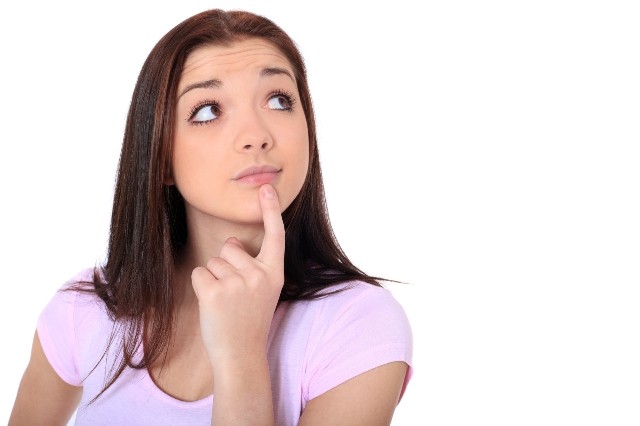
#> input picture pessoas/faceolho.jpg, 640 x 426 px
$ python exemplo2.py
#> lines starting #> are read from the running program, lines starting #| are printed output that depends on the picture; after the words box and inside, x2 and y2 are one past the last pixel; in counts of white or black regions, pixels touching at a corner belong together
import cv2

classificadorFace = cv2.CascadeClassifier('cascades/haarcascade_frontalface_default.xml')
classificadorOlhos = cv2.CascadeClassifier('cascades/haarcascade_eye.xml') #Neste segundo exemplo, desejamos detectar rostos e olhos na foto. Para isso, adicionamos um segundo classificador para os olhos.

imagem = cv2.imread('pessoas/faceolho.jpg')
#> imagem is the input picture: shape (426, 640, 3); mean B, G, R 209.9, 210.1, 224.3
imagemCinza = cv2.cvtColor(imagem, cv2.COLOR_BGR2GRAY)
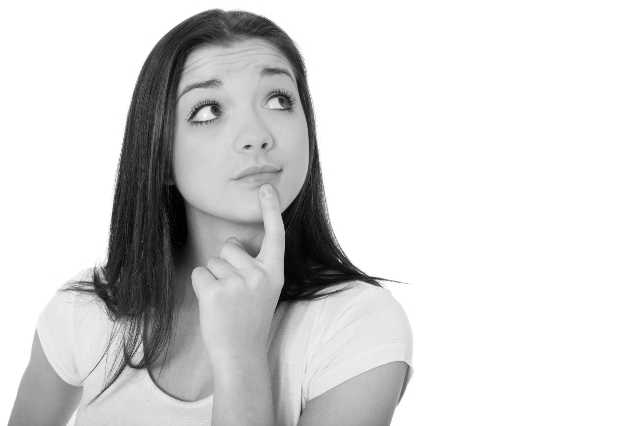
#> imagemCinza: shape (426, 640); min 0, max 255, mean 214.3

facesDetectadas = classificadorFace.detectMultiScale(imagemCinza)
#> facesDetectadas = [[156, 41, 177, 177]]

for(x,y,l,a) in facesDetectadas:
    imagem = cv2.rectangle(imagem,(x,y),(x+l, y+a),(0,0,255),2)
    regiao = imagem[y:y + a, x:x + l] #Aqui, definimos a imagem para somente a parte que foi detectada da face
    regiaoCinzaOlho = cv2.cvtColor(regiao, cv2.COLOR_BGR2GRAY) #Convertemos a matriz dos olhos para a escala de cinza
    olhosDetectados = classificadorOlhos.detectMultiScale(regiaoCinzaOlho, scaleFactor=1.1, minNeighbors = 8) #E em seguida, utilizamos o classificador para detectar os olhos.
    print(olhosDetectados)
    for(ox, oy, ol, oa) in olhosDetectados: #Agora vamos desenhar os quadrados dos olhos
        cv2.rectangle(regiao,(ox,oy),(ox+ol,oy+oa),(0,0,255),2)
#> this loop made 1 pass
#> (x, y, l, a, olhosDetectados) on pass 1: (156, 41, 177, 177, [[100, 36, 45, 45], [23, 43, 53, 53]])
#| [[100  36  45  45]
#|  [ 23  43  53  53]]
#> pass 1, `imagem = cv2.rectangle(imagem,(x,y),(x+l, y+a),(0,0,255),2)`:
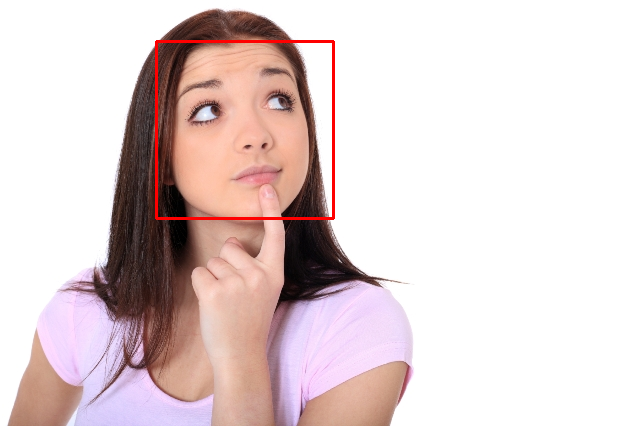
#> imagem: shape (426, 640, 3); 0.78% of pixels changed, all inside (x1, y1, x2, y2) = (155, 40, 335, 220)
#> pass 1, `regiao = imagem[y:y + a, x:x + l]`:
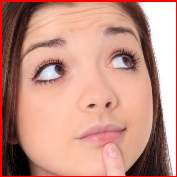
#> regiao: shape (177, 177, 3); mean B, G, R 132.6, 146.3, 197.7
#> pass 1, `regiaoCinzaOlho = cv2.cvtColor(regiao, cv2.COLOR_BGR2GRAY)`:
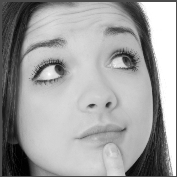
#> regiaoCinzaOlho: shape (177, 177); min 0, max 255, mean 160.1
#> after the loop:
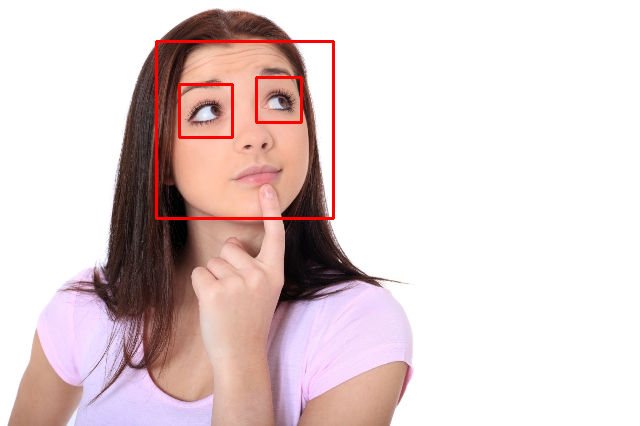
#> imagem: shape (426, 640, 3); 0.43% of pixels changed, all inside (x1, y1, x2, y2) = (178, 76, 303, 139)
#> after the loop:
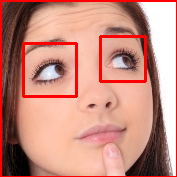
#> regiao: shape (177, 177, 3); 3.73% of pixels changed, all inside (x1, y1, x2, y2) = (22, 35, 147, 98)

cv2.imshow("Faces e olhos detectados", imagem)
cv2.waitKey()
